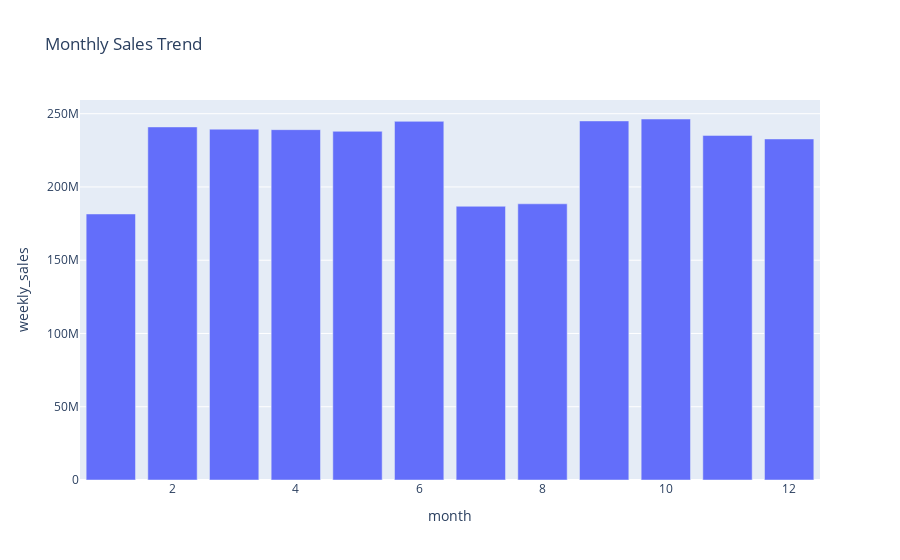

The notebook cell this image was saved under:
### Code cell
df['month'] = df['date'].dt.month
monthly_sales = df.groupby('month')['weekly_sales'].sum().reset_index()

fig = px.bar(monthly_sales, x='month', y='weekly_sales', title='Monthly Sales Trend')
fig.show()

### Figure 1 — Plotly figure (JSON) as saved in the notebook; plotly's stock layout.template omitted (floating-point values rounded to 4 significant figures)
{"data": [{"hovertemplate": "month=%{x}<br>weekly_sales=%{y}<extra></extra>", "legendgroup": "", "marker": {"color": "#636efa", "pattern": {"shape": ""}}, "name": "", "orientation": "v", "showlegend": false, "textposition": "auto", "type": "bar", "x": [1, 2, 3, 4, 5, 6, 7, 8, 9, 10, 11, 12], "xaxis": "x", "y": [181600000.0, 241000000.0, 239400000.0, 239100000.0, 238000000.0, 244800000.0, 186800000.0, 188500000.0, 245100000.0, 246400000.0, 235200000.0, 232800000.0], "yaxis": "y"}], "layout": {"barmode": "relative", "legend": {"tracegroupgap": 0}, "title": {"text": "Monthly Sales Trend"}, "xaxis": {"anchor": "y", "domain": [0, 1], "title": {"text": "month"}}, "yaxis": {"anchor": "x", "domain": [0, 1], "title": {"text": "weekly_sales"}}}}
